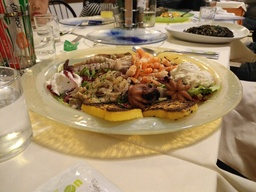
#> input picture images/t2.jpg, 256 x 192 px, shrunk from 1059 x 794 before the run, found by its file name
$ python median-cut-1bit.py
#> lines starting #> are read from the running program, lines starting #| are printed output that depends on the picture; after the words box and inside, x2 and y2 are one past the last pixel; in counts of white or black regions, pixels touching at a corner belong together
import numpy
import cv2
img=cv2.imread("t2.jpg")
#> img is the input picture: shape (192, 256, 3); mean B, G, R 103.3, 137.7, 161.4
r,g,b=cv2.split(img)
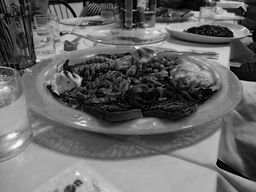
#> r: shape (192, 256); min 0, max 250, mean 103.3
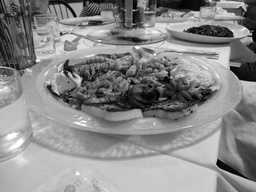
#> g: shape (192, 256); min 0, max 255, mean 137.7
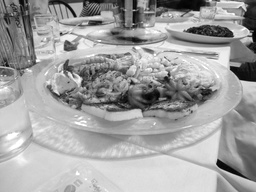
#> b: shape (192, 256); min 0, max 255, mean 161.4
row,col=r.shape
#> row = 192; col = 256
b_dif=b.max()-b.min()
#> b_dif = 255
r_dif=r.max()-r.min()
#> r_dif = 250
g_dif=g.max()-g.min()
#> g_dif = 255
print(b_dif,r_dif,g_dif)
#| 255 250 255
print(numpy.median(b),numpy.median(g),numpy.median(r))
#| 176.0 153.0 106.0
r_big=r>numpy.median(r)
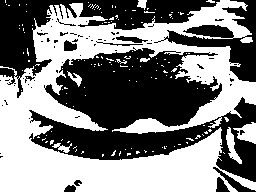
#> r_big: shape (192, 256) bool; 49.7% white; 142 white regions (134 under 20 px), largest, box (x1, y1, x2, y2) and area: (0, 0, 256, 192) 23166, (233, 122, 256, 144) 289, (226, 127, 242, 164) 233
pix_big = numpy.sum(r_big==True)
#> pix_big = 24442
pix_small= numpy.sum(r_big==False)
#> pix_small = 24710
x=0
y=0
z=0
xb=0
yb=0
zb=0
for i in range(0,row,1):
    for j in range(0,col,1):
        if img[i][j][0]<=numpy.median(r):
            x = img[i][j][0] + x
            y = img[i][j][1] + y
            z = img[i][j][2] + z
        else:
            xb = img[i][j][0] + xb
            yb = img[i][j][1] + yb
            zb = img[i][j][2] + zb
#> after the loop, x = 1370607; xb = 3708636; y = 2336764; yb = 4429918; z = 3054354; zb = 4878705
x1=int(x/pix_small)
#> x1 = 55
y1=int(y/pix_small)
#> y1 = 94
z1=int(z/pix_small)
#> z1 = 123
xb1=int(xb/pix_big)
#> xb1 = 151
yb1=int(yb/pix_big)
#> yb1 = 181
zb1=int(zb/pix_big)
#> zb1 = 199
for k in range(0,row,1):
    for p in range(0,col,1):
        dis=(img[k][p][0]-x1)*(img[k][p][0]-x1)+(img[k][p][1]-y1)*(img[k][p][1]-y1)+(img[k][p][2]-z1)*(img[k][p][2]-z1)
        dis2=(img[k][p][0]-xb1)*(img[k][p][0]-xb1)+(img[k][p][1]-yb1)*(img[k][p][1]-yb1)+(img[k][p][2]-zb1)*(img[k][p][2]-zb1)
        if dis<dis2:
            img[k][p][0]=x1
            img[k][p][1] = y1
            img[k][p][2] = z1
        else:
            img[k][p][0] = xb1
            img[k][p][1] = yb1
            img[k][p][2] = zb1
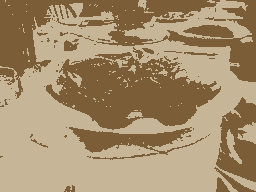
#> img: shape (192, 256, 3); mean B, G, R 109.2, 143.1, 165.9
# print(img)
# cv2.imshow("plot", img)
# cv2.waitKey(0)
cv2.imwrite("median-1bit-2.jpg", img)
